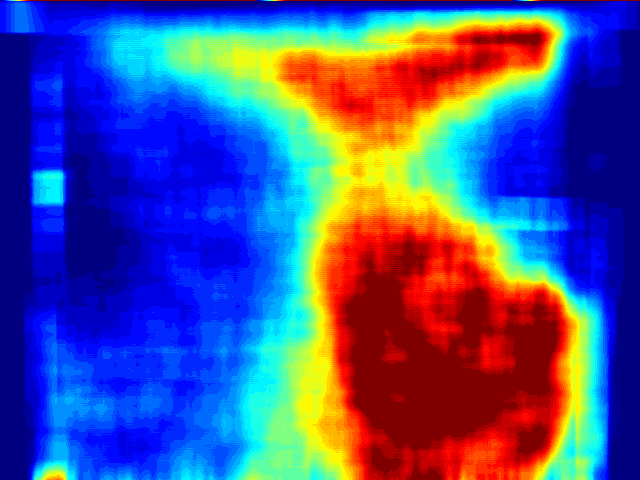
#> input picture CSV_color/AP3_median_200frame_nofill-in_AveragingFilter_33_30.bmp, 640 x 480 px
$ python BrightnessHistogram.py
#> lines starting #> are read from the running program, lines starting #| are printed output that depends on the picture
import cv2
import numpy as np
from matplotlib import pyplot as plt
from tkinter import filedialog
from tkinter import Tk
import csv
import os

# 画像ファイルを選択するためのファイルダイアログを作成
def select_image():
    root = Tk()
    root.withdraw()  # Tkinterのメインウィンドウを非表示
    file_path = filedialog.askopenfilename(filetypes=[("Image files", "*.jpg *.jpeg *.png *.bmp")])
#> the answer given: CSV_color/AP3_median_200frame_nofill-in_AveragingFilter_33_30.bmp
    return file_path

# 輝度値ヒストグラムを計算し、度数分布表をCSVで保存する関数
def plot_histogram_and_save_csv(image_path):
    # 画像をグレースケールで読み込む
    image = cv2.imread(image_path, cv2.IMREAD_GRAYSCALE)
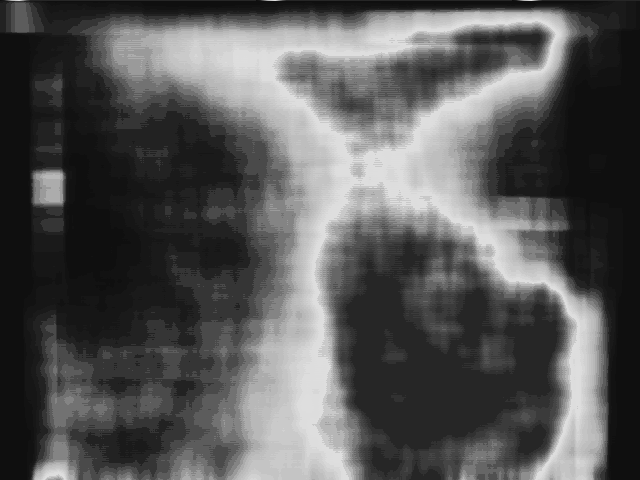
#> image: shape (480, 640); min 15, max 222, mean 87.4

    # ヒストグラムを計算
    hist = cv2.calcHist([image], [0], None, [256], [0, 256])
#> hist = 256 values, max 33630 at index 15, min 0 at index 0, mean 1200

    # ヒストグラムをプロット
    plt.figure(figsize=(10, 6))
    plt.plot(hist, color='black')
    plt.title('Grayscale Histogram')
    plt.xlabel('Pixel Value')
    plt.ylabel('Frequency')
    plt.grid(True)
    plt.show()
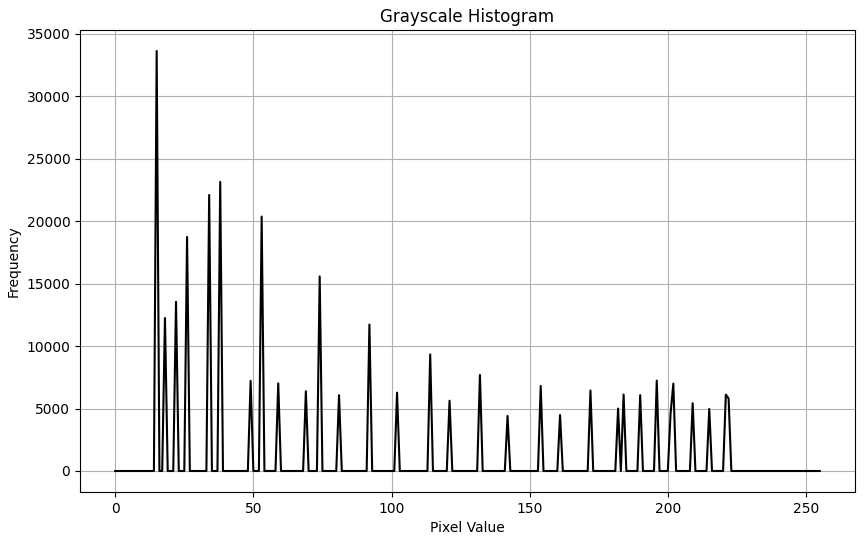
#> figure drawn by matplotlib, 1 panel; curve peaks at x = 15, y = 33630

    # CSVファイルに保存
    csv_file_name = os.path.splitext(os.path.basename(image_path))[0] + "_histogram.csv"
    with open(csv_file_name, mode='w', newline='') as file:
        writer = csv.writer(file)
        writer.writerow(['Pixel Value', 'Frequency'])  # ヘッダーを書き込み
        for i in range(256):
            writer.writerow([i, int(hist[i])])  # 輝度値とその度数をCSVに書き込み

    print(f"ヒストグラムの度数分布がCSVファイル '{csv_file_name}' に保存されました。")

# メイン処理
if __name__ == "__main__":
    image_path = select_image()
    if image_path:
        plot_histogram_and_save_csv(image_path)
    else:
        print("画像が選択されませんでした。")
